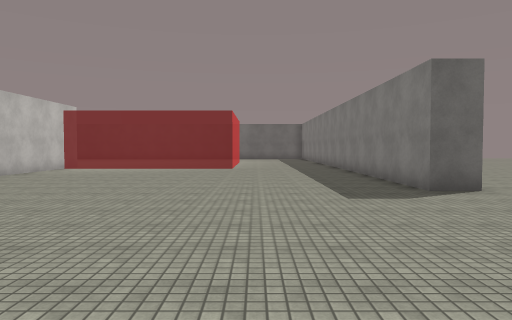
View 1 (above)

24 first-person views from a walk through a Unity game level. The camera is 1.5 m above the floor, tilts 2° down and sees 70° across. The floor is counted in squares, 1.8 m on a side. Each view is taken from the middle of a square. On the plan, view 1 faces up. The plan holds only what a view shows up to about 12 squares ahead; the rest is blank. The place goes on beyond the plan. The player is left out. Surface patterns are stand-ins for the level's own textures.

View 2
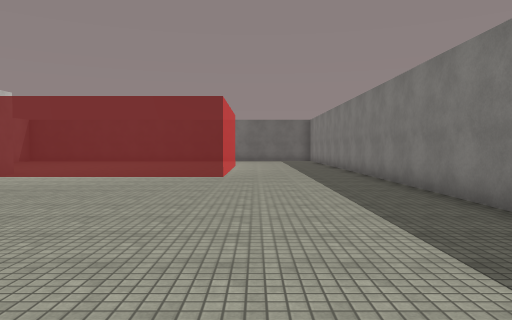

View 3
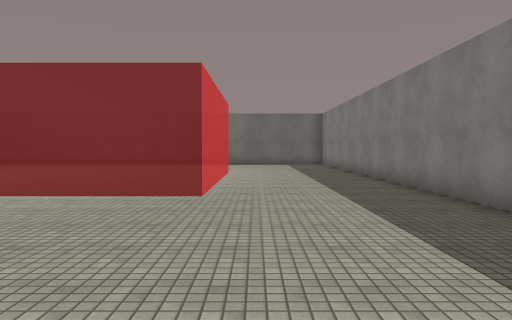

View 4
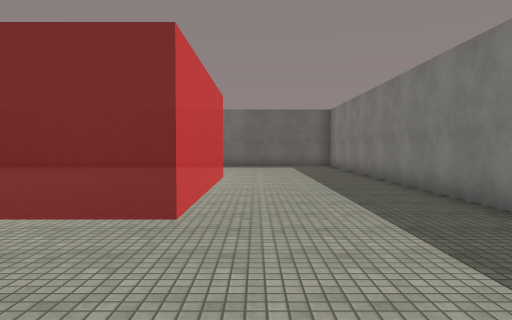

View 5
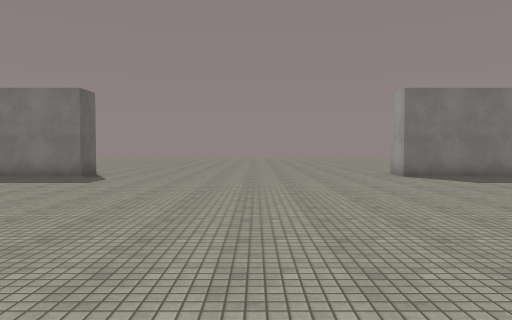

View 6
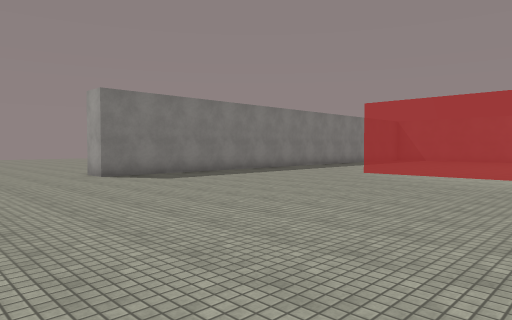

View 7
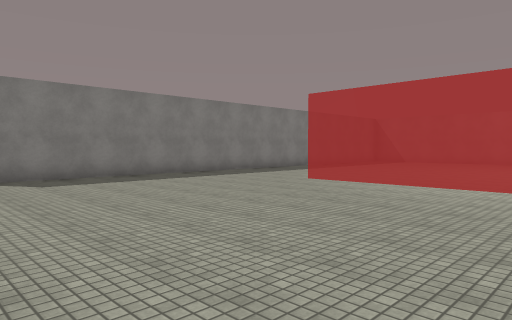

View 8
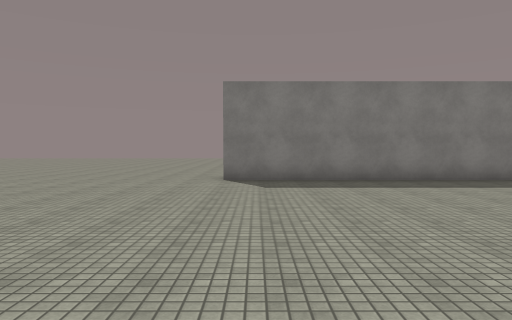

View 9
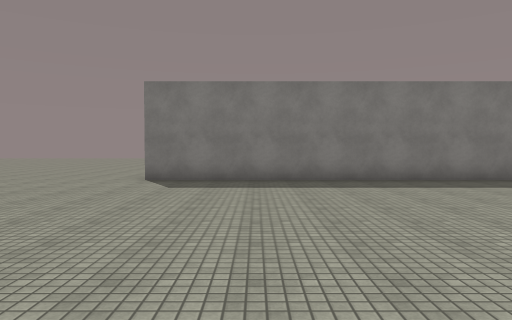

View 10
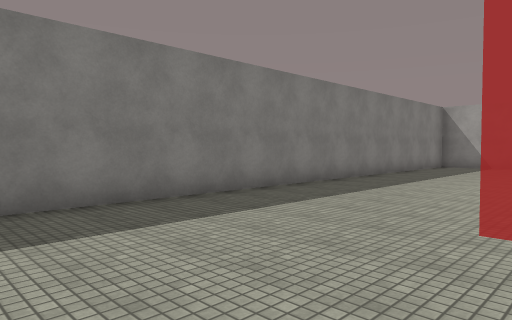

View 11
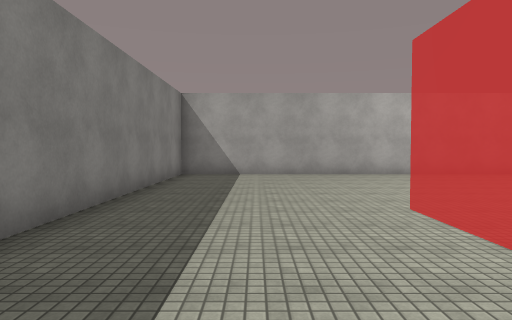

View 12
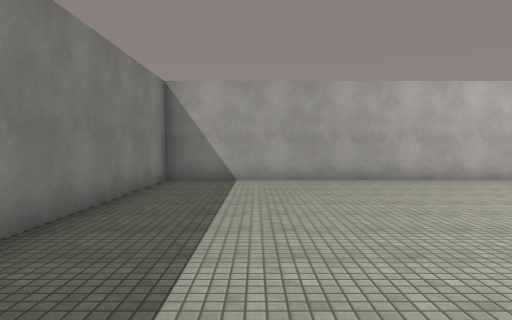

View 13
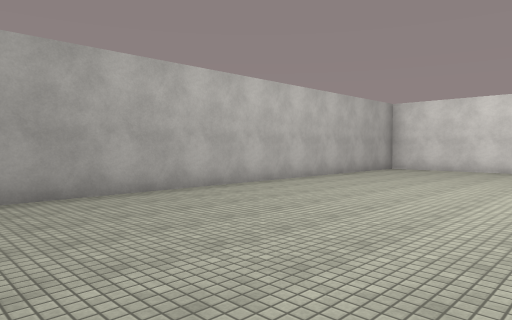

View 14
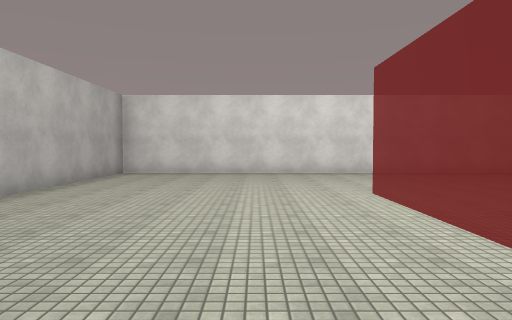

View 15
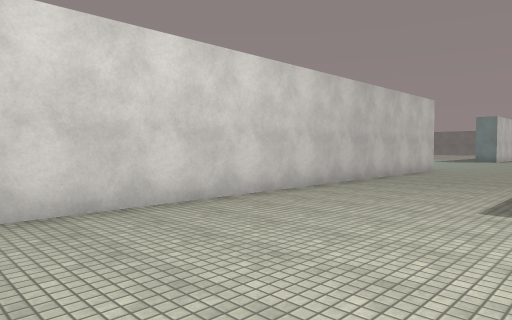

View 16
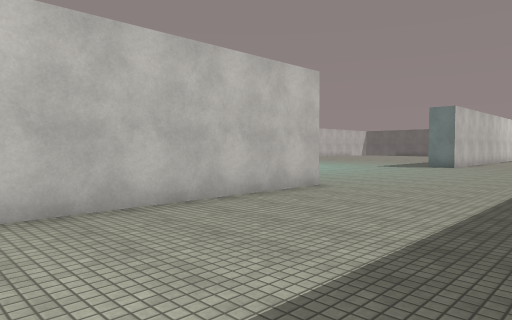

View 17
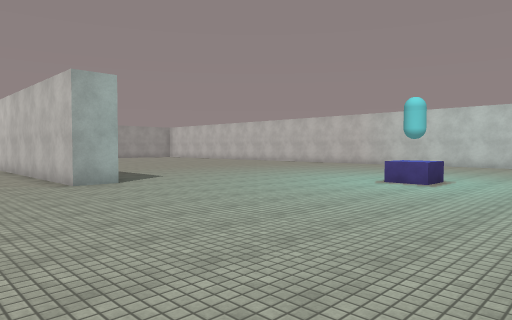

View 18
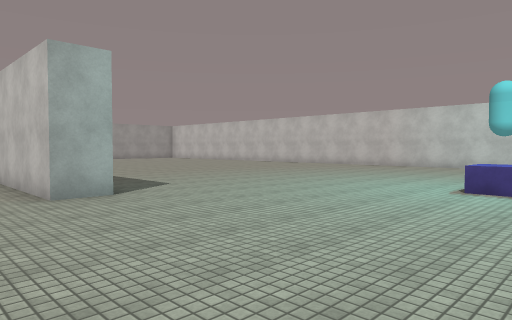

View 19
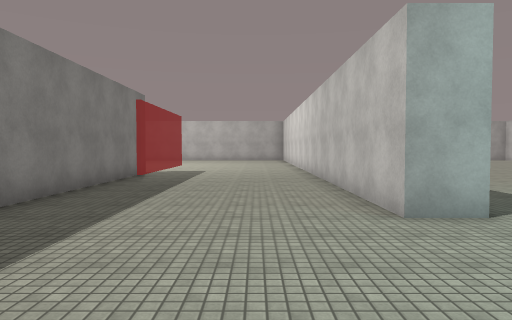

View 20
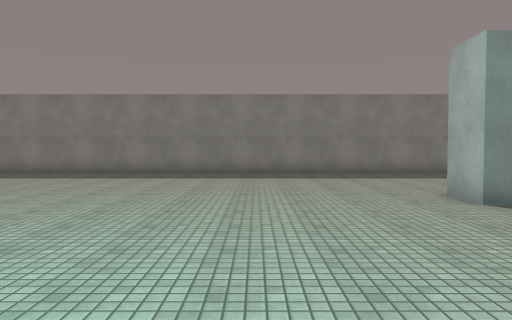

View 21
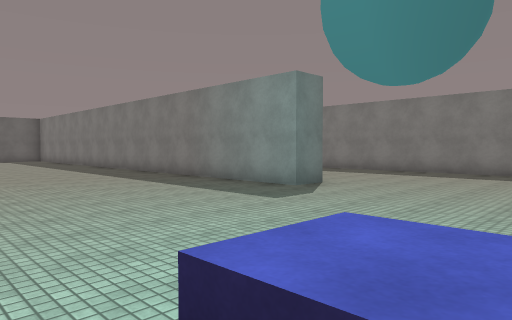

View 22
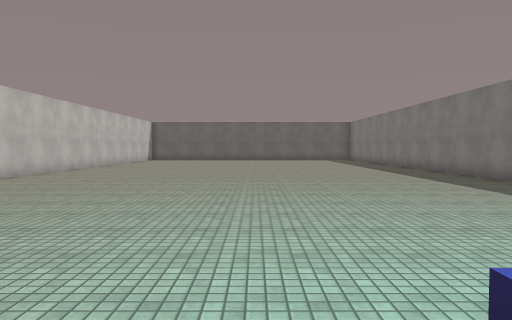

View 23
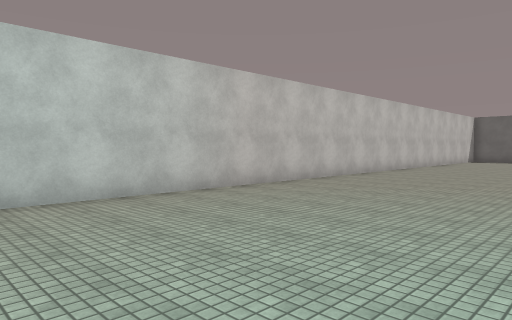

View 24
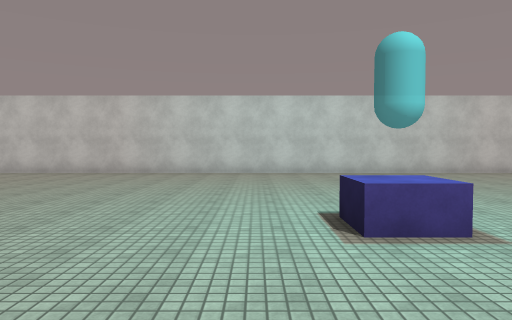

### Floor plan
Points are (right, up) in squares from view 1. A wall is a line through its corners. A room is listed if a view was taken in it or the views show most of it. See-through windows are left out.
Room 1 (views 1, 2, 3, 4, 5, 6, 7, 8, 9, 10)
walls: (4.4, 6.9) (3.3, 6.9) (3.3, 22); (-7.4, 12.1) (-7.4, 10.6); (3.3, -7.6) (3.3, -2.3) (4.4, -2.3)
ways out: opening at (0, 21.5) to room 2; opening at (1.5, -8.2) to room 2
Room 2 (views 11, 12, 13, 14, 15, 16, 17, 18, 19, 20, 21, 22, 23, 24)
walls: (-14.7, -2.8) (-14.7, -2.3) (-13.7, -2.3) (-13.7, -21.3) (3.3, -21.3) (3.3, -7.6); (-13.6, 6.9) (-14.7, 6.9) (-14.7, 14); (-8.4, -9.8) (-8.4, 9.1); (-27.9, 14.1) (-27.9, -7.4)
ways out: opening at (0, 21.5) to room 1; opening at (1.5, -8.2) to room 1

Positions as (right, up) in squares from view 1, and headings:
1: (0, 0), facing up
2: (0, 4), facing up
3: (0, 8), facing up
4: (0, 10), facing up
5: (-7, 2), facing right
6: (-7, 2), facing down-right
7: (-7, -1), facing down-right
8: (-6, -3), facing right
9: (-6, -5), facing right
10: (-2, -5), facing down-right
11: (1, -10), facing down
12: (1, -12), facing down
13: (0, -15), facing down-left
14: (-2, -17), facing left
15: (-9, -16), facing up-left
16: (-9, -9), facing up-left
17: (-11, 6), facing down-left
18: (-12, 4), facing down-left
19: (-12, 2), facing down
20: (-20, 1), facing right
21: (-21, 2), facing up-right
22: (-21, 2), facing up
23: (-22, 3), facing up-left
24: (-16, 1), facing left
